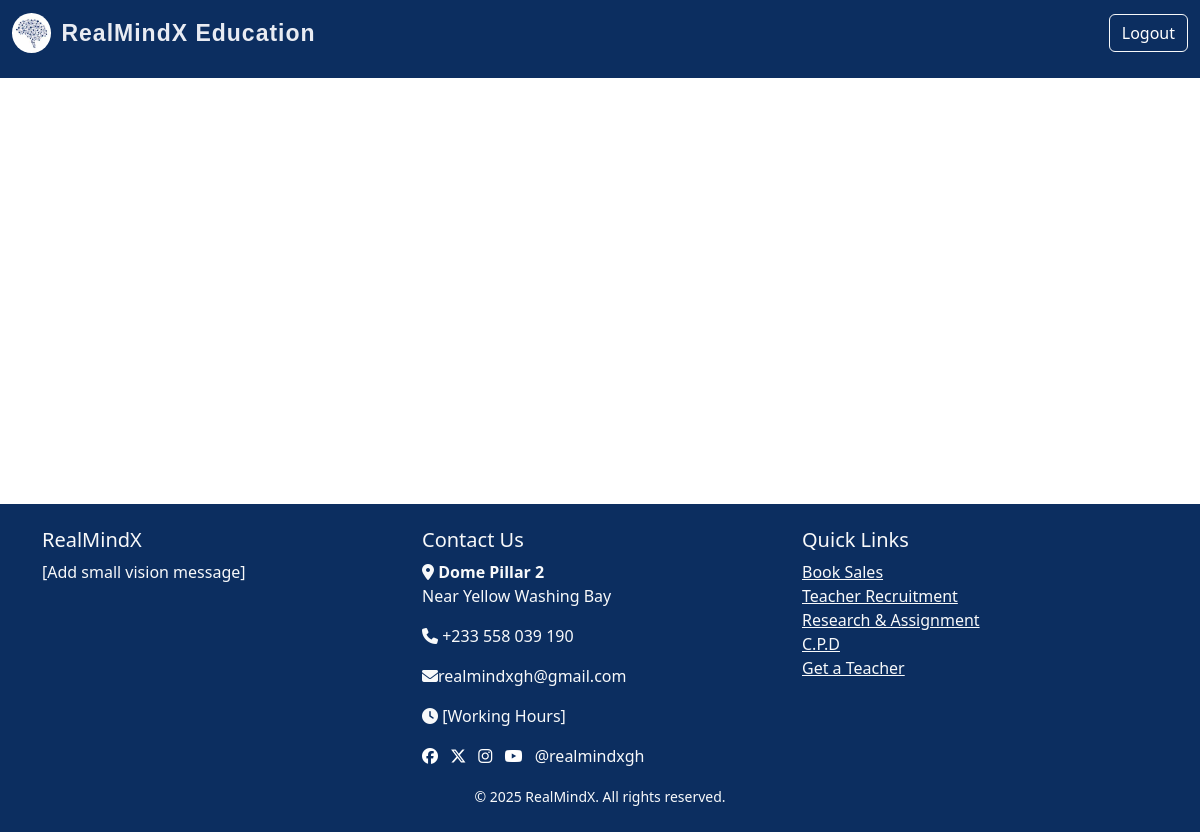
The app's page /admin/applicants/1 (signed in), older data.
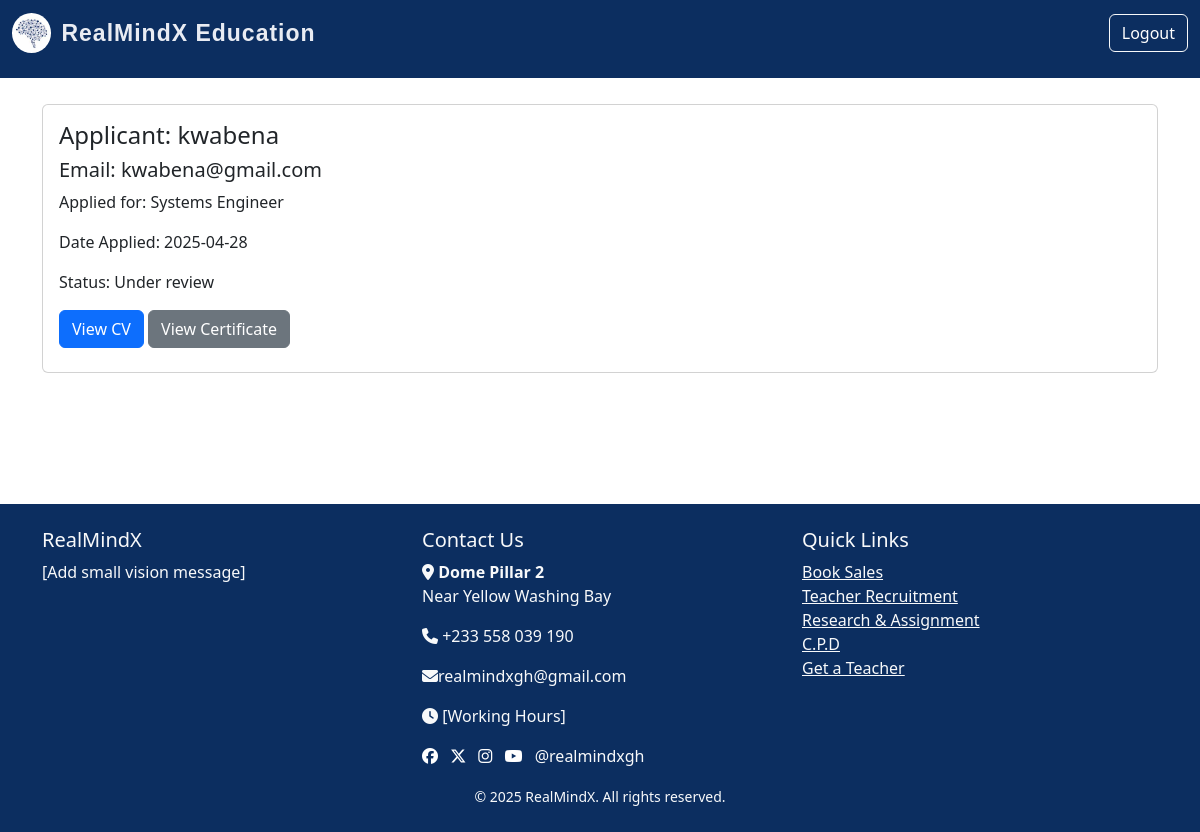
The same page, newer data.
### models.py (models this page shows, shortened)
class Application(db.Model):
    id = db.Column(db.Integer, primary_key=True)
    date_applied = db.Column(db.DateTime, default=datetime.utcnow)
    status = db.Column(db.String(20), default='under review')  # Default status is 'under review'
    cv = db.Column(db.String(150), nullable=False)
    certificate = db.Column(db.String(150), nullable=False)
    user_id = db.Column(db.Integer, db.ForeignKey('user.id'), nullable=False)
    job_id = db.Column(db.Integer, db.ForeignKey('job_post.id'), nullable=False)

class User(UserMixin, db.Model):
    id = db.Column(db.Integer, primary_key=True)
    username = db.Column(db.String(150), unique=True, nullable=False)
    email = db.Column(db.String(150), unique=True, nullable=False)
    password = db.Column(db.String(150), nullable=False)
    applications = db.relationship('Application', backref='user', lazy=True)

class JobPost(db.Model):
    id = db.Column(db.Integer, primary_key=True)
    title = db.Column(db.String(150), nullable=False)
    description = db.Column(db.Text, nullable=False)
    job_type = db.Column(db.String(50))
    requirements = db.Column(db.Text, nullable=False)
    date_posted = db.Column(db.DateTime, default=datetime.utcnow)
    admin_id = db.Column(db.Integer, db.ForeignKey('admin.id'), nullable=False)
    applications = db.relationship('Application', backref='job', cascade='all, delete-orphan', lazy=True)

### routes.py (the view)
@app.route('/admin/applicants/<int:job_id>')
@login_required
def view_applicants(job_id):
    if not isinstance(current_user, Admin):
        return redirect(url_for('users_dashboard'))
    job = JobPost.query.get(job_id)
    if not job or job.admin_id != current_user.id:
        return redirect(url_for('admin_dashboard'))
    applications = job.applications
    return render_template('view_applicants.html', applications=applications)

### routes.py (called while the page is built)
@login_manager.user_loader
def load_user(user_id):
    try:
        user_type, id = user_id.split(":")
        if user_type == "user":
            return User.query.get(int(id))
        elif user_type == "admin":
            return Admin.query.get(int(id))
    except ValueError:
        return None

### templates/view_applicants.html
{% extends 'index.html' %}
{% block content %}
{% for application in applications %}
<div class="card mb-3">
    <div class="card-body">
        <h4 class="card-title">Applicant: {{ application.user.username }}</h4>
        <h5>Email: {{ application.user.email }}</h5>
        <p>Applied for: {{ application.job.title }}</p>
        <p>Date Applied: {{ application.date_applied.strftime('%Y-%m-%d') }}</p>
        <p>Status: {{ application.status }}</p>
        <a href="{{ url_for('uploaded_file', filename=application.cv) }}" target="_blank" class="btn btn-primary mb-2">
            View CV
        </a>
        {% if application.certificate %}
        <a href="{{ url_for('uploaded_file', filename=application.certificate) }}" target="_blank" class="btn btn-secondary mb-2">
            View Certificate
        </a>
        {% endif %}
    </div>
</div>
{% endfor %}
{% endblock %}

### templates/index.html (shortened to what this page needs)
<!DOCTYPE html>
<html lang="en">
<head>
  <link rel="stylesheet" href="https://cdn.jsdelivr.net/npm/bootstrap@5.3.3/dist/css/bootstrap.min.css">
  <link rel="stylesheet" href="https://cdnjs.cloudflare.com/ajax/libs/font-awesome/6.6.0/css/all.min.css">
  <link rel="stylesheet" href="{{ url_for('static', filename='main.css') }}">
</head>
<body>
<nav class="navbar navbar-expand-lg navbar-dark bg-steel fixed-top">
  <div class="container-fluid">
    <a class="navbar-brand d-flex align-items-center" href="{{ url_for('home') }}">
      <img src="{{ url_for('static', filename='images/brain.jpg') }}" alt="Logo" style="height: 40px; border-radius: 50%; margin-right: 10px;">
      RealMindX Education
    </a>
    <div class="collapse navbar-collapse justify-content-end" id="navbarNav">
      <ul class="navbar-nav">
        {% if current_user.is_authenticated %}
          <li class="nav-item">
            <a class="btn btn-outline-light ms-3" href="{{ url_for('logout') }}">Logout</a>
          </li>
        {% endif %}
      </ul>
    </div>
  </div>
</nav>
  <main class="container mt-5 pt-4">
    {% block content %}{% endblock %}
  </main>
  {% include 'footer.html' %}
</body>
</html>

### templates/footer.html (shortened to what this page needs)
<footer class="bg-steel text-light mt-5 pt-4 pb-4">
    <div class="container">
      <div class="row">
        <div class="col-md-4">
          <h5>RealMindX</h5>
          <p>[Add small vision message]</p>
        </div>
        <div class="col-md-4">
          <h5>Contact Us</h5>
          <p><i class="fa fa-map-marker-alt"></i> <strong>Dome Pillar 2</strong><br>
            Near Yellow Washing Bay</p>
          <p><i class="fa fa-phone"></i> +233 558 039 190</p>
          <p><i class="fa fa-envelope"></i>realmindxgh@gmail.com</p>
          <p><i class="fa fa-clock"></i> [Working Hours]</p>
          <a href="#" class="text-white me-2"><i class="fa-brands fa-facebook"></i></a>
          <a href="#" class="text-white me-2"><i class="fa-brands fa-x-twitter"></i></a>
          <a href="#" class="text-white me-2"><i class="fa-brands fa-instagram"></i></a>
          <a href="#" class="text-white me-2"><i class="fa-brands fa-youtube"></i></a>
          <span>@realmindxgh</span>
        </div>
        <div class="col-md-4">
          <h5>Quick Links</h5>
          <ul class="list-unstyled">
            <li><a href="#" class="text-light">Book Sales</a></li>
            <li><a href="#" class="text-light">Teacher Recruitment</a></li>
            <li><a href="#" class="text-light">Research & Assignment</a></li>
            <li><a href="#" class="text-light">C.P.D</a></li>
            <li><a href="#" class="text-light">Get a Teacher</a></li>
          </ul>
        </div>
      </div>
        <div class="text-center mt-3">
            <small id="copyright"></small>
        </div>
    </div>
  </footer>

### static/main.css (style rules this page uses)
html,body { position: relative; color: #0f0505; display: flex; flex-direction: column; margin: 0; margin-top: 1.0rem; min-height: 100vh; }
.container { flex: 1; }
.navbar { margin-bottom: 0; padding-bottom: 20px; }
.navbar-brand { text-decoration: none; font-family: "Poppins", sans-serif; font-size: 23px; font-weight: bold; color:rgb(233, 236, 243); letter-spacing: 1px; }
.bg-steel { background-color: #0C2E60; }
.navbar-nav a { font-size: 16px; font-weight: 400; display: flex; align-items: center; gap: 5px; color: #ffffff; }
.card { flex: 1; display: flex; flex-direction: column; }
h1, h2, h3, h4 { color: #0C2E60; }

Row changes from the older to the newer data that the page shows:
added Application: user.username "kwabena", user.email "kwabena@gmail.com", job "Systems Engineer", date_applied "2025-04-28", status "Under review"
